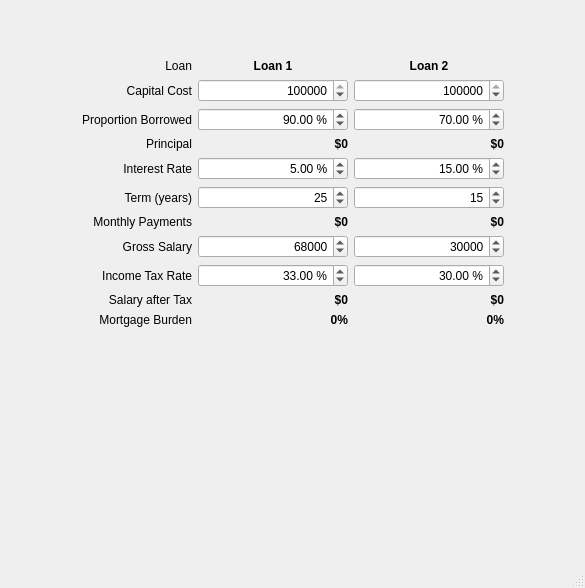
<?xml version="1.0" encoding="UTF-8"?>
<ui version="4.0">
 <class>MainWindow</class>
 <widget class="QMainWindow" name="MainWindow">
  <property name="geometry">
   <rect>
    <x>0</x>
    <y>0</y>
    <width>585</width>
    <height>588</height>
   </rect>
  </property>
  <property name="windowTitle">
   <string>Loan Comparison</string>
  </property>
  <widget class="QWidget" name="centralwidget">
   <layout class="QGridLayout" name="gridLayout_3">
    <item row="0" column="0">
     <layout class="QGridLayout" name="gridLayout_2">
      <item row="0" column="1">
       <spacer name="verticalSpacer">
        <property name="orientation">
         <enum>Qt::Vertical</enum>
        </property>
        <property name="sizeType">
         <enum>QSizePolicy::Fixed</enum>
        </property>
        <property name="sizeHint" stdset="0">
         <size>
          <width>20</width>
          <height>50</height>
         </size>
        </property>
       </spacer>
      </item>
      <item row="1" column="0">
       <spacer name="horizontalSpacer_2">
        <property name="orientation">
         <enum>Qt::Horizontal</enum>
        </property>
        <property name="sizeHint" stdset="0">
         <size>
          <width>13</width>
          <height>14</height>
         </size>
        </property>
       </spacer>
      </item>
      <item row="1" column="1" rowspan="2">
       <layout class="QGridLayout" name="gridLayout">
        <item row="0" column="0">
         <widget class="QLabel" name="label_9">
          <property name="text">
           <string>Loan</string>
          </property>
          <property name="alignment">
           <set>Qt::AlignRight|Qt::AlignTrailing|Qt::AlignVCenter</set>
          </property>
         </widget>
        </item>
        <item row="0" column="1">
         <widget class="QLabel" name="label_7">
          <property name="minimumSize">
           <size>
            <width>150</width>
            <height>0</height>
           </size>
          </property>
          <property name="maximumSize">
           <size>
            <width>150</width>
            <height>16777215</height>
           </size>
          </property>
          <property name="font">
           <font>
            <weight>75</weight>
            <bold>true</bold>
           </font>
          </property>
          <property name="text">
           <string>Loan 1</string>
          </property>
          <property name="alignment">
           <set>Qt::AlignCenter</set>
          </property>
         </widget>
        </item>
        <item row="0" column="2">
         <widget class="QLabel" name="label_8">
          <property name="minimumSize">
           <size>
            <width>150</width>
            <height>0</height>
           </size>
          </property>
          <property name="maximumSize">
           <size>
            <width>150</width>
            <height>16777215</height>
           </size>
          </property>
          <property name="font">
           <font>
            <weight>75</weight>
            <bold>true</bold>
           </font>
          </property>
          <property name="text">
           <string>Loan 2</string>
          </property>
          <property name="alignment">
           <set>Qt::AlignCenter</set>
          </property>
         </widget>
        </item>
        <item row="1" column="0">
         <widget class="QLabel" name="label_3">
          <property name="text">
           <string>Capital Cost</string>
          </property>
          <property name="alignment">
           <set>Qt::AlignRight|Qt::AlignTrailing|Qt::AlignVCenter</set>
          </property>
         </widget>
        </item>
        <item row="1" column="1">
         <widget class="QSpinBox" name="spinCapital">
          <property name="minimumSize">
           <size>
            <width>150</width>
            <height>0</height>
           </size>
          </property>
          <property name="maximumSize">
           <size>
            <width>150</width>
            <height>16777215</height>
           </size>
          </property>
          <property name="alignment">
           <set>Qt::AlignRight|Qt::AlignTrailing|Qt::AlignVCenter</set>
          </property>
          <property name="minimum">
           <number>1</number>
          </property>
          <property name="maximum">
           <number>1000000</number>
          </property>
          <property name="singleStep">
           <number>10000</number>
          </property>
          <property name="value">
           <number>500000</number>
          </property>
         </widget>
        </item>
        <item row="1" column="2">
         <widget class="QSpinBox" name="spinCapital_2">
          <property name="minimumSize">
           <size>
            <width>150</width>
            <height>0</height>
           </size>
          </property>
          <property name="maximumSize">
           <size>
            <width>150</width>
            <height>16777215</height>
           </size>
          </property>
          <property name="alignment">
           <set>Qt::AlignRight|Qt::AlignTrailing|Qt::AlignVCenter</set>
          </property>
          <property name="minimum">
           <number>1</number>
          </property>
          <property name="maximum">
           <number>1000000</number>
          </property>
          <property name="singleStep">
           <number>10000</number>
          </property>
          <property name="value">
           <number>200000</number>
          </property>
         </widget>
        </item>
        <item row="2" column="0">
         <widget class="QLabel" name="label_2">
          <property name="text">
           <string>Proportion Borrowed</string>
          </property>
          <property name="alignment">
           <set>Qt::AlignRight|Qt::AlignTrailing|Qt::AlignVCenter</set>
          </property>
         </widget>
        </item>
        <item row="2" column="1">
         <widget class="QDoubleSpinBox" name="spinProportion">
          <property name="minimumSize">
           <size>
            <width>150</width>
            <height>0</height>
           </size>
          </property>
          <property name="maximumSize">
           <size>
            <width>150</width>
            <height>16777215</height>
           </size>
          </property>
          <property name="alignment">
           <set>Qt::AlignRight|Qt::AlignTrailing|Qt::AlignVCenter</set>
          </property>
          <property name="suffix">
           <string> %</string>
          </property>
          <property name="minimum">
           <double>1.000000000000000</double>
          </property>
          <property name="maximum">
           <double>100.000000000000000</double>
          </property>
          <property name="value">
           <double>90.000000000000000</double>
          </property>
         </widget>
        </item>
        <item row="2" column="2">
         <widget class="QDoubleSpinBox" name="spinProportion_2">
          <property name="minimumSize">
           <size>
            <width>150</width>
            <height>0</height>
           </size>
          </property>
          <property name="maximumSize">
           <size>
            <width>150</width>
            <height>16777215</height>
           </size>
          </property>
          <property name="alignment">
           <set>Qt::AlignRight|Qt::AlignTrailing|Qt::AlignVCenter</set>
          </property>
          <property name="suffix">
           <string> %</string>
          </property>
          <property name="minimum">
           <double>1.000000000000000</double>
          </property>
          <property name="maximum">
           <double>100.000000000000000</double>
          </property>
          <property name="value">
           <double>70.000000000000000</double>
          </property>
         </widget>
        </item>
        <item row="3" column="0">
         <widget class="QLabel" name="label">
          <property name="text">
           <string>Principal</string>
          </property>
          <property name="alignment">
           <set>Qt::AlignRight|Qt::AlignTrailing|Qt::AlignVCenter</set>
          </property>
         </widget>
        </item>
        <item row="3" column="1">
         <widget class="QLabel" name="lblPrincipal">
          <property name="minimumSize">
           <size>
            <width>150</width>
            <height>0</height>
           </size>
          </property>
          <property name="maximumSize">
           <size>
            <width>150</width>
            <height>16777215</height>
           </size>
          </property>
          <property name="font">
           <font>
            <weight>75</weight>
            <bold>true</bold>
           </font>
          </property>
          <property name="text">
           <string>$0</string>
          </property>
          <property name="alignment">
           <set>Qt::AlignRight|Qt::AlignTrailing|Qt::AlignVCenter</set>
          </property>
         </widget>
        </item>
        <item row="3" column="2">
         <widget class="QLabel" name="lblPrincipal_2">
          <property name="minimumSize">
           <size>
            <width>150</width>
            <height>0</height>
           </size>
          </property>
          <property name="maximumSize">
           <size>
            <width>150</width>
            <height>16777215</height>
           </size>
          </property>
          <property name="font">
           <font>
            <weight>75</weight>
            <bold>true</bold>
           </font>
          </property>
          <property name="text">
           <string>$0</string>
          </property>
          <property name="alignment">
           <set>Qt::AlignRight|Qt::AlignTrailing|Qt::AlignVCenter</set>
          </property>
         </widget>
        </item>
        <item row="4" column="0">
         <widget class="QLabel" name="label_4">
          <property name="text">
           <string>Interest Rate</string>
          </property>
          <property name="alignment">
           <set>Qt::AlignRight|Qt::AlignTrailing|Qt::AlignVCenter</set>
          </property>
         </widget>
        </item>
        <item row="4" column="1">
         <widget class="QDoubleSpinBox" name="spinInterest">
          <property name="minimumSize">
           <size>
            <width>150</width>
            <height>0</height>
           </size>
          </property>
          <property name="maximumSize">
           <size>
            <width>150</width>
            <height>16777215</height>
           </size>
          </property>
          <property name="alignment">
           <set>Qt::AlignRight|Qt::AlignTrailing|Qt::AlignVCenter</set>
          </property>
          <property name="suffix">
           <string> %</string>
          </property>
          <property name="minimum">
           <double>1.000000000000000</double>
          </property>
          <property name="maximum">
           <double>20.000000000000000</double>
          </property>
          <property name="singleStep">
           <double>0.100000000000000</double>
          </property>
          <property name="value">
           <double>5.000000000000000</double>
          </property>
         </widget>
        </item>
        <item row="4" column="2">
         <widget class="QDoubleSpinBox" name="spinInterest_2">
          <property name="minimumSize">
           <size>
            <width>150</width>
            <height>0</height>
           </size>
          </property>
          <property name="maximumSize">
           <size>
            <width>150</width>
            <height>16777215</height>
           </size>
          </property>
          <property name="alignment">
           <set>Qt::AlignRight|Qt::AlignTrailing|Qt::AlignVCenter</set>
          </property>
          <property name="suffix">
           <string> %</string>
          </property>
          <property name="minimum">
           <double>1.000000000000000</double>
          </property>
          <property name="maximum">
           <double>20.000000000000000</double>
          </property>
          <property name="singleStep">
           <double>0.100000000000000</double>
          </property>
          <property name="value">
           <double>15.000000000000000</double>
          </property>
         </widget>
        </item>
        <item row="5" column="0">
         <widget class="QLabel" name="label_5">
          <property name="text">
           <string>Term (years)</string>
          </property>
          <property name="alignment">
           <set>Qt::AlignRight|Qt::AlignTrailing|Qt::AlignVCenter</set>
          </property>
         </widget>
        </item>
        <item row="5" column="1">
         <widget class="QSpinBox" name="spinTerm">
          <property name="minimumSize">
           <size>
            <width>150</width>
            <height>0</height>
           </size>
          </property>
          <property name="maximumSize">
           <size>
            <width>150</width>
            <height>16777215</height>
           </size>
          </property>
          <property name="alignment">
           <set>Qt::AlignRight|Qt::AlignTrailing|Qt::AlignVCenter</set>
          </property>
          <property name="value">
           <number>25</number>
          </property>
         </widget>
        </item>
        <item row="5" column="2">
         <widget class="QSpinBox" name="spinTerm_2">
          <property name="minimumSize">
           <size>
            <width>150</width>
            <height>0</height>
           </size>
          </property>
          <property name="maximumSize">
           <size>
            <width>150</width>
            <height>16777215</height>
           </size>
          </property>
          <property name="alignment">
           <set>Qt::AlignRight|Qt::AlignTrailing|Qt::AlignVCenter</set>
          </property>
          <property name="value">
           <number>15</number>
          </property>
         </widget>
        </item>
        <item row="6" column="0">
         <widget class="QLabel" name="label_6">
          <property name="text">
           <string>Monthly Payments</string>
          </property>
          <property name="alignment">
           <set>Qt::AlignRight|Qt::AlignTrailing|Qt::AlignVCenter</set>
          </property>
         </widget>
        </item>
        <item row="6" column="1">
         <widget class="QLabel" name="lblPayments">
          <property name="minimumSize">
           <size>
            <width>150</width>
            <height>0</height>
           </size>
          </property>
          <property name="maximumSize">
           <size>
            <width>150</width>
            <height>16777215</height>
           </size>
          </property>
          <property name="font">
           <font>
            <weight>75</weight>
            <bold>true</bold>
           </font>
          </property>
          <property name="text">
           <string>$0</string>
          </property>
          <property name="alignment">
           <set>Qt::AlignRight|Qt::AlignTrailing|Qt::AlignVCenter</set>
          </property>
         </widget>
        </item>
        <item row="6" column="2">
         <widget class="QLabel" name="lblPayments_2">
          <property name="minimumSize">
           <size>
            <width>150</width>
            <height>0</height>
           </size>
          </property>
          <property name="maximumSize">
           <size>
            <width>150</width>
            <height>16777215</height>
           </size>
          </property>
          <property name="font">
           <font>
            <weight>75</weight>
            <bold>true</bold>
           </font>
          </property>
          <property name="text">
           <string>$0</string>
          </property>
          <property name="alignment">
           <set>Qt::AlignRight|Qt::AlignTrailing|Qt::AlignVCenter</set>
          </property>
         </widget>
        </item>
        <item row="7" column="0">
         <widget class="QLabel" name="label_10">
          <property name="text">
           <string>Gross Salary</string>
          </property>
          <property name="alignment">
           <set>Qt::AlignRight|Qt::AlignTrailing|Qt::AlignVCenter</set>
          </property>
         </widget>
        </item>
        <item row="7" column="1">
         <widget class="QSpinBox" name="spinSalary">
          <property name="minimumSize">
           <size>
            <width>150</width>
            <height>0</height>
           </size>
          </property>
          <property name="maximumSize">
           <size>
            <width>150</width>
            <height>16777215</height>
           </size>
          </property>
          <property name="alignment">
           <set>Qt::AlignRight|Qt::AlignTrailing|Qt::AlignVCenter</set>
          </property>
          <property name="minimum">
           <number>12000</number>
          </property>
          <property name="maximum">
           <number>500000</number>
          </property>
          <property name="singleStep">
           <number>1000</number>
          </property>
          <property name="value">
           <number>68000</number>
          </property>
         </widget>
        </item>
        <item row="7" column="2">
         <widget class="QSpinBox" name="spinSalary_2">
          <property name="minimumSize">
           <size>
            <width>150</width>
            <height>0</height>
           </size>
          </property>
          <property name="maximumSize">
           <size>
            <width>150</width>
            <height>16777215</height>
           </size>
          </property>
          <property name="alignment">
           <set>Qt::AlignRight|Qt::AlignTrailing|Qt::AlignVCenter</set>
          </property>
          <property name="minimum">
           <number>12000</number>
          </property>
          <property name="maximum">
           <number>500000</number>
          </property>
          <property name="singleStep">
           <number>1000</number>
          </property>
          <property name="value">
           <number>30000</number>
          </property>
         </widget>
        </item>
        <item row="8" column="0">
         <widget class="QLabel" name="label_11">
          <property name="text">
           <string>Income Tax Rate</string>
          </property>
          <property name="alignment">
           <set>Qt::AlignRight|Qt::AlignTrailing|Qt::AlignVCenter</set>
          </property>
         </widget>
        </item>
        <item row="8" column="1">
         <widget class="QDoubleSpinBox" name="spinTax">
          <property name="minimumSize">
           <size>
            <width>150</width>
            <height>0</height>
           </size>
          </property>
          <property name="maximumSize">
           <size>
            <width>150</width>
            <height>16777215</height>
           </size>
          </property>
          <property name="alignment">
           <set>Qt::AlignRight|Qt::AlignTrailing|Qt::AlignVCenter</set>
          </property>
          <property name="suffix">
           <string> %</string>
          </property>
          <property name="minimum">
           <double>1.000000000000000</double>
          </property>
          <property name="maximum">
           <double>80.000000000000000</double>
          </property>
          <property name="singleStep">
           <double>0.100000000000000</double>
          </property>
          <property name="value">
           <double>33.000000000000000</double>
          </property>
         </widget>
        </item>
        <item row="8" column="2">
         <widget class="QDoubleSpinBox" name="spinTax_2">
          <property name="minimumSize">
           <size>
            <width>150</width>
            <height>0</height>
           </size>
          </property>
          <property name="maximumSize">
           <size>
            <width>150</width>
            <height>16777215</height>
           </size>
          </property>
          <property name="alignment">
           <set>Qt::AlignRight|Qt::AlignTrailing|Qt::AlignVCenter</set>
          </property>
          <property name="suffix">
           <string> %</string>
          </property>
          <property name="minimum">
           <double>1.000000000000000</double>
          </property>
          <property name="maximum">
           <double>80.000000000000000</double>
          </property>
          <property name="singleStep">
           <double>0.100000000000000</double>
          </property>
          <property name="value">
           <double>30.000000000000000</double>
          </property>
         </widget>
        </item>
        <item row="9" column="0">
         <widget class="QLabel" name="label_12">
          <property name="text">
           <string>Salary after Tax</string>
          </property>
          <property name="alignment">
           <set>Qt::AlignRight|Qt::AlignTrailing|Qt::AlignVCenter</set>
          </property>
         </widget>
        </item>
        <item row="9" column="1">
         <widget class="QLabel" name="lblSalaryAfterTax">
          <property name="minimumSize">
           <size>
            <width>150</width>
            <height>0</height>
           </size>
          </property>
          <property name="maximumSize">
           <size>
            <width>150</width>
            <height>16777215</height>
           </size>
          </property>
          <property name="font">
           <font>
            <weight>75</weight>
            <bold>true</bold>
           </font>
          </property>
          <property name="text">
           <string>$0</string>
          </property>
          <property name="alignment">
           <set>Qt::AlignRight|Qt::AlignTrailing|Qt::AlignVCenter</set>
          </property>
         </widget>
        </item>
        <item row="9" column="2">
         <widget class="QLabel" name="lblSalaryAfterTax_2">
          <property name="minimumSize">
           <size>
            <width>150</width>
            <height>0</height>
           </size>
          </property>
          <property name="maximumSize">
           <size>
            <width>150</width>
            <height>16777215</height>
           </size>
          </property>
          <property name="font">
           <font>
            <weight>75</weight>
            <bold>true</bold>
           </font>
          </property>
          <property name="text">
           <string>$0</string>
          </property>
          <property name="alignment">
           <set>Qt::AlignRight|Qt::AlignTrailing|Qt::AlignVCenter</set>
          </property>
         </widget>
        </item>
        <item row="10" column="0">
         <widget class="QLabel" name="label_13">
          <property name="text">
           <string>Mortgage Burden</string>
          </property>
          <property name="alignment">
           <set>Qt::AlignRight|Qt::AlignTrailing|Qt::AlignVCenter</set>
          </property>
         </widget>
        </item>
        <item row="10" column="1">
         <widget class="QLabel" name="lblBurden">
          <property name="minimumSize">
           <size>
            <width>150</width>
            <height>0</height>
           </size>
          </property>
          <property name="maximumSize">
           <size>
            <width>150</width>
            <height>16777215</height>
           </size>
          </property>
          <property name="font">
           <font>
            <weight>75</weight>
            <bold>true</bold>
           </font>
          </property>
          <property name="text">
           <string>0%</string>
          </property>
          <property name="alignment">
           <set>Qt::AlignRight|Qt::AlignTrailing|Qt::AlignVCenter</set>
          </property>
         </widget>
        </item>
        <item row="10" column="2">
         <widget class="QLabel" name="lblBurden_2">
          <property name="minimumSize">
           <size>
            <width>150</width>
            <height>0</height>
           </size>
          </property>
          <property name="maximumSize">
           <size>
            <width>150</width>
            <height>16777215</height>
           </size>
          </property>
          <property name="font">
           <font>
            <weight>75</weight>
            <bold>true</bold>
           </font>
          </property>
          <property name="text">
           <string>0%</string>
          </property>
          <property name="alignment">
           <set>Qt::AlignRight|Qt::AlignTrailing|Qt::AlignVCenter</set>
          </property>
         </widget>
        </item>
       </layout>
      </item>
      <item row="2" column="2">
       <spacer name="horizontalSpacer">
        <property name="orientation">
         <enum>Qt::Horizontal</enum>
        </property>
        <property name="sizeHint" stdset="0">
         <size>
          <width>13</width>
          <height>14</height>
         </size>
        </property>
       </spacer>
      </item>
      <item row="3" column="1">
       <spacer name="verticalSpacer_2">
        <property name="orientation">
         <enum>Qt::Vertical</enum>
        </property>
        <property name="sizeHint" stdset="0">
         <size>
          <width>20</width>
          <height>37</height>
         </size>
        </property>
       </spacer>
      </item>
     </layout>
    </item>
   </layout>
  </widget>
  <widget class="QMenuBar" name="menubar">
   <property name="geometry">
    <rect>
     <x>0</x>
     <y>0</y>
     <width>585</width>
     <height>22</height>
    </rect>
   </property>
  </widget>
  <widget class="QStatusBar" name="statusbar"/>
 </widget>
 <resources/>
 <connections/>
</ui>
